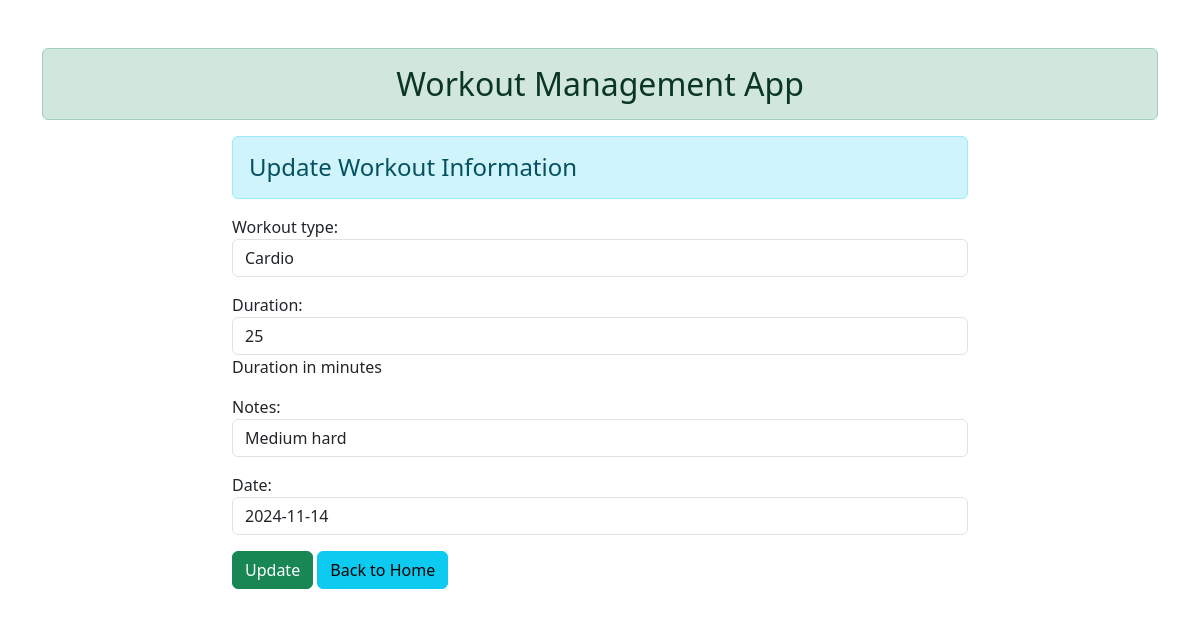
The app's page /2/, older data.
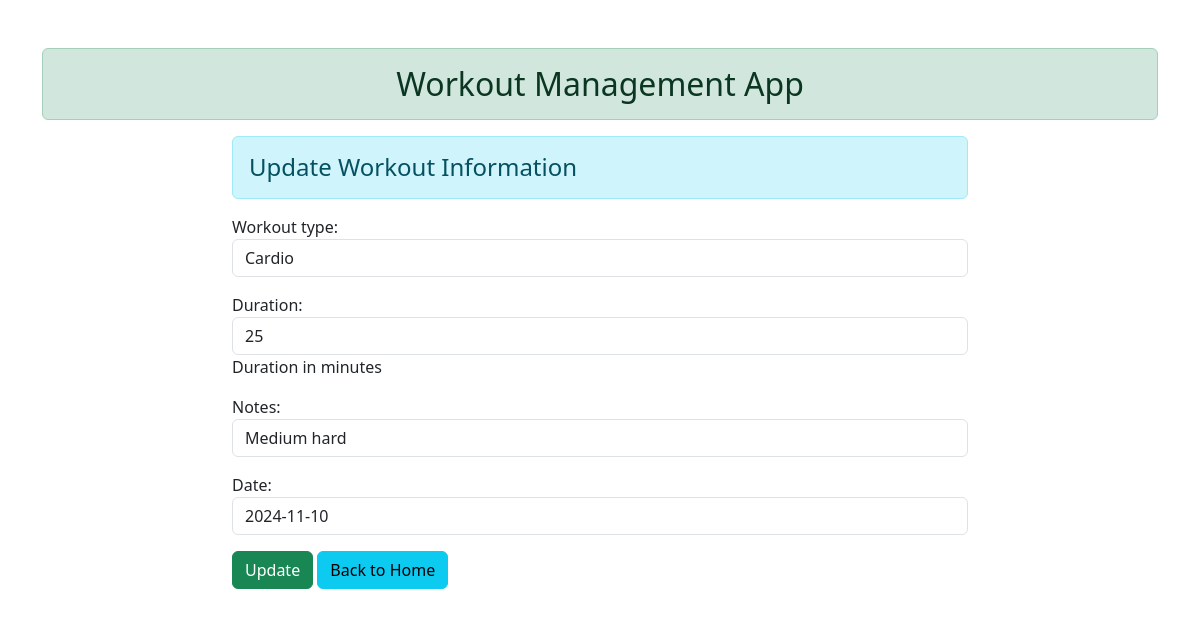
The same page, newer data.
### lca3app/models.py (models this page shows)
class Workoutmodel(models.Model):
    WORKOUT_TYPES = [
        ('Cardio', 'Cardio'),
        ('Strength', 'Strength'),
        ('Flexibility', 'Flexibility'),
        ('Balance', 'Balance'),
    ]
    workout_type = models.CharField(max_length=50, choices=WORKOUT_TYPES)
    duration = models.PositiveIntegerField(help_text="Duration in minutes")
    notes = models.TextField(blank=True, null=True)
    date = models.DateField()

### lca3app/views.py (the view)
# urls.py: path('<int:id>/',views.update_data, name="updatedata"),
def update_data(request, id):
    if request.method == 'POST':
        pi= Workoutmodel.objects.get(pk=id)
        fm= Workout(request.POST, instance=pi)
        if fm.is_valid():
            fm.save()
    else:
        pi= Workoutmodel.objects.get(pk=id)
        fm= Workout(instance=pi)
    return render(request, 'enroll/update.html', {'form':fm} )

### lca3app/forms.py
class Workout(forms.ModelForm):
    class Meta:
        model= Workoutmodel
        fields = ['workout_type','duration','notes','date']
        widgets = {
            'workout_type': forms.TextInput(attrs={'class': 'form-control'}),
            'duration': forms.TimeInput(attrs={'class': 'form-control'}),
            'notes': forms.TextInput(attrs={'class': 'form-control'}),
            'date': forms.DateInput(attrs={'class': 'form-control'}),
        }

### lca3app/templates/enroll/update.html (shortened to what this page needs)
{% extends 'enroll/base.html' %}
{% block content %}
        <div class="row">
                <div class="col-sm-8 offset-2">
                        <h4 class="alert alert-info">Update Workout Information</h4>
                        <form method="post" action="">
                        {{form.as_p}}
                        <input type="submit" class="btn btn-success" value="Update">
                        <a href="{% url 'addandshow' %}" class="btn btn-info">Back to Home</a>
                        </form>
                </div>
        </div>
{% endblock content %}

Row changes from the older to the newer data that the page shows:
changed Workoutmodel "Cardio": date "2024-11-14" → "2024-11-10"
